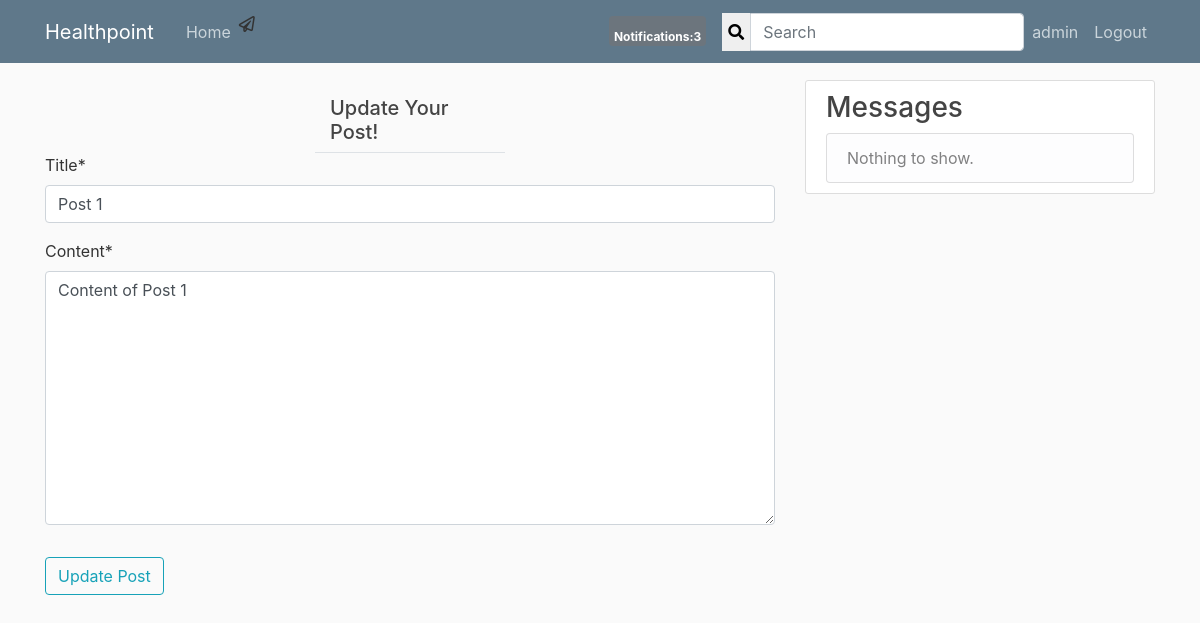
The page /post/edit/4/ (signed in) on the database its author committed.
### account/models.py (models this page shows, shortened)
class User(AbstractBaseUser, PermissionsMixin):
	id = models.AutoField(primary_key = True)
	email = models.EmailField(max_length=200, unique=True)
	is_email_verified = models.BooleanField(default=False)
	user_name = models.CharField(max_length=20, unique=True)
	full_name = models.CharField(max_length=100)
	date_joined = models.DateTimeField(default=timezone.now, blank=True)
	is_staff = models.BooleanField(default=False)
	is_active = models.BooleanField(default=True)
	is_doctor = models.BooleanField(default=False)
	is_superuser = models.BooleanField(default=False)
	objects = AccountManager()
	USERNAME_FIELD = 'email'
	REQUIRED_FIELDS = ['user_name', 'full_name']
	def __str__(self):
		return self.user_name

### healthpoint/models.py (models this page shows, shortened)
class Post(models.Model):
	title = models.CharField(max_length=100)
	content = models.TextField()
	image = models.ImageField(upload_to='post_photos', blank=True, null=True)
	date_posted = models.DateTimeField(default=timezone.now)
	author = models.ForeignKey(User, on_delete=models.CASCADE)
	likes = models.ManyToManyField(User, blank=True, related_name='likes')
	dislikes = models.ManyToManyField(User, blank=True, related_name='dislikes')
	class Meta:
		ordering = ['-date_posted']

### healthpoint/views.py (the view, shortened to what this page needs)
# urls.py: path('post/edit/<int:pk>/', views.PostEditView.as_view(), name='post-edit'),
class PostEditView(LoginRequiredMixin, UserPassesTestMixin, UpdateView):
	model = Post
	fields = ['title', 'content']
	template_name = 'healthpoint/post_edit.html'
	def test_func(self):
		post = self.get_object()
		return self.request.user == post.author

### healthpoint/templatetags/custom_tags.py (called while the page is built)
@register.inclusion_tag('healthpoint/show_notifications.html', takes_context=True)
def show_notifications(context):
	request_user = context['request'].user
	notifications = Notification.objects.filter(to_user=request_user).exclude(user_has_seen=True).order_by('-date')
	return {'notifications':notifications}

### healthpoint/templates/healthpoint/post_edit.html (shortened to what this page needs)
{% extends "healthpoint/base.html" %}
{% load crispy_forms_tags %}
{% block content %}
		<div class="row justify-content-center mt-3">
        <div class="col-md-3 col-sm-12 border-bottom">
            <h5>Update Your Post!</h5>
        </div>
    </div>
    <div class="mb-5">
		<form method="POST" enctype="multipart/form-data">
			<fieldset class="form-group">
				{{ form|crispy }}
			</fieldset>
			<div class="form-group">
				<button class="btn btn-outline-info" type="submit">Update Post</button>
			</div>
		</form>
	</div>
{% endblock content %}

### healthpoint/templates/healthpoint/base.html (shortened to what this page needs)
{% load static %}
{% load custom_tags %}
<!DOCTYPE html>
<html lang="en">
<head>
	<link rel="stylesheet" href="https://use.fontawesome.com/releases/v5.8.2/css/all.css">
    <link rel="stylesheet" href="https://maxcdn.bootstrapcdn.com/bootstrap/4.0.0/css/bootstrap.min.css">
    <link rel="stylesheet" type="text/css" href="{% static 'healthpoint/main.css' %}">
    <link rel="stylesheet" href="{% static 'style.css' %}">
</head>
<body>
	<header class="site-header">
	  <nav class="navbar navbar-expand-md navbar-dark bg-steel fixed-top">
	    <div class="container">
	      <a class="navbar-brand mr-4" href="/">Healthpoint</a>
	      <div class="collapse navbar-collapse" id="navbarToggle">
	        <div class="navbar-nav mr-auto">
	          <a class="nav-item nav-link" href="{% url 'healthpoint-home' %}">Home</a>
	          <div class="nav-item" style="margin-right: 15px;">
		          <a class="ml-1000" style="color: #333; transition: 0.5s;" href="{% url 'inbox' %}"><i class="far fa-paper-plane"></i></a>
		        </div>
	        </div>
	        {% if user.is_authenticated %}
	        <div class="nav-item nav-link">
	        		{% show_notifications %}
	        </div>
	        {% endif %}
	        <form class="d-flex" method="GET" action="{% url 'search' %}">
        <div class="input-group">
          <button style="border: none; box-shadow: none;" type="submit"><i class="fas fa-search"></i></button>
          <input type="text" class="form-control" placeholder="Search" aria-label="Search" aria-describedby="basic-addon1" name="query" value="{{ request.GET.query }}">
        </div>
      </form>
	        <div class="navbar-nav">
	        	{% if user.is_authenticated %}
		        	<a class="nav-item nav-link" href="{% url 'user_profile' request.user.pk %}">{{ request.user }}</a>
	        		<a class="nav-item nav-link" href="{% url 'logout' %}">Logout</a>
	        	{% else %}
	        		<a class="nav-item nav-link" href="{% url 'login' %}">Login</a>
					<a class="nav-item nav-link" href="{% url 'register' %}">Register</a>
		        {% endif %}
	        </div>
	      </div>
	    </div>
	  </nav>
	</header>
	<main role="main" class="container">
	  <div class="row">
	    <div class="col-md-8">
	      {% block content %}{% endblock %}
	    </div>
	    <div class="col-md-4">
	      <div class="content-section">
	        <h3>Messages</h3>
	          <ul class="list-group">
	            <li class="list-group-item list-group-item-light">
	            	{% if messages %}
	    				{% for message in messages %}
	    					<div class="alert alert-{{ message.tags }}">
	    						{{ message }}
	    					</div>
	    				{% endfor %}
	    			{% else %}
	    				Nothing to show.
	    			{% endif %}</li>
	          </ul>
	      </div>
	    </div>
	  </div>
	</main>
</body>
</html>

### healthpoint/static/healthpoint/main.css (style rules this page uses)
body { background: #fafafa; color: #333333; margin-top: 5rem; }
h1, h2, h3, h4, h5, h6 { color: #444444; }
ul { margin: 0; }
.bg-steel { background-color: #5f788a; }
.site-header .navbar-nav .nav-link { color: #cbd5db; }
.content-section { background: #ffffff; padding: 10px 20px; border: 1px solid #dddddd; border-radius: 3px; margin-bottom: 20px; }

### rows shown on the page
User: user "admin"
Post: title "Post 1", content "Content of Post 1"

### other values the page prints
{{ notifications.count }} "3"
